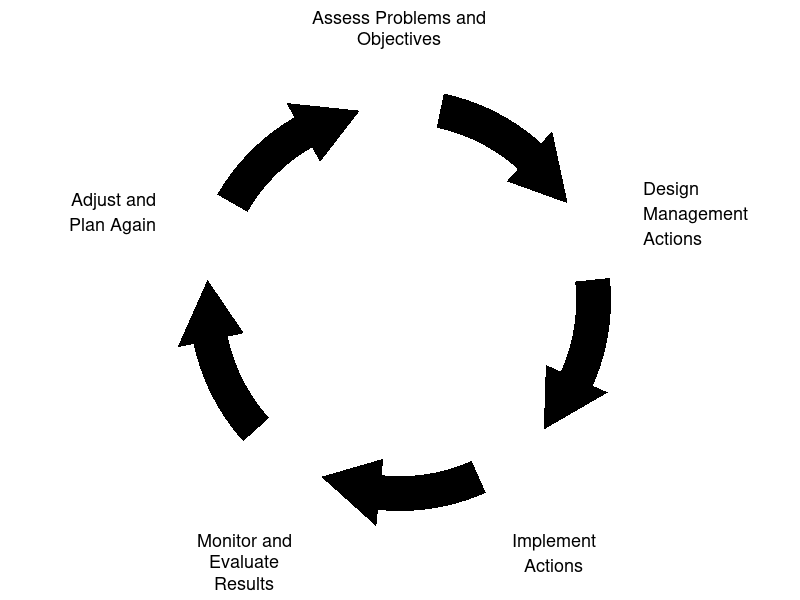

This chart was generated by the following MATLAB code:
% Adaptive management cycle 
fig = figure('Color','w','Units','pixels','Position',[100 100 660 520]);
ax  = axes('Parent',fig,'Position',[0 0 1 1]);
hold(ax,'on'); axis(ax,'equal'); axis(ax,'off');
xlim(ax,[-1.95 1.95]); ylim(ax,[-1.55 1.55]);

% geometry
R = 1.00; shaftHW = 0.090; barb = 0.085;   % ring radius, shaft half-width, wing
headDeg = 18; gapDeg = 24; nStage = 5;      % head length, gap at labels, # stages
col = [0 0 0]; d2r = pi/180;
segDeg = 360/nStage;                         % 72 deg per stage
anchor = 90 - (0:nStage-1)*segDeg;           % label angles, clockwise from top
Ro = R + shaftHW; Ri = R - shaftHW; n = 50;

% arrows (clockwise)
for k = 1:nStage
    thS = (anchor(k)          - gapDeg/2) * d2r;   % start, just CW of label k
    thE = (anchor(k) - segDeg + gapDeg/2) * d2r;   % tip, before next label
    thB = thE + headDeg*d2r;                       % base of arrowhead
    aO = linspace(thS,thB,n);                      % outer shaft edge
    aI = linspace(thB,thS,n);                      % inner shaft edge
    X = [ Ro.*cos(aO), (R+shaftHW+barb)*cos(thB), R*cos(thE), ...
          (R-shaftHW-barb)*cos(thB), Ri.*cos(aI) ];
    Y = [ Ro.*sin(aO), (R+shaftHW+barb)*sin(thB), R*sin(thE), ...
          (R-shaftHW-barb)*sin(thB), Ri.*sin(aI) ];
    fill(ax,X,Y,col,'EdgeColor','none');
end

% labels
text(ax, 0.00, 1.30,{'Assess Problems and','Objectives'},'HorizontalAlignment','center','VerticalAlignment','bottom','FontName','Helvetica','FontSize',13,'Color',col);
text(ax, 1.26, 0.45,{'Design','Management','Actions'},'HorizontalAlignment','left','VerticalAlignment','middle','FontName','Helvetica','FontSize',13,'Color',col);
text(ax, 0.80,-1.20,{'Implement','Actions'},'HorizontalAlignment','center','VerticalAlignment','top','FontName','Helvetica','FontSize',13,'Color',col);
text(ax,-0.80,-1.20,{'Monitor and','Evaluate','Results'},'HorizontalAlignment','center','VerticalAlignment','top','FontName','Helvetica','FontSize',13,'Color',col);
text(ax,-1.26, 0.45,{'Adjust and','Plan Again'},'HorizontalAlignment','right','VerticalAlignment','middle','FontName','Helvetica','FontSize',13,'Color',col);
